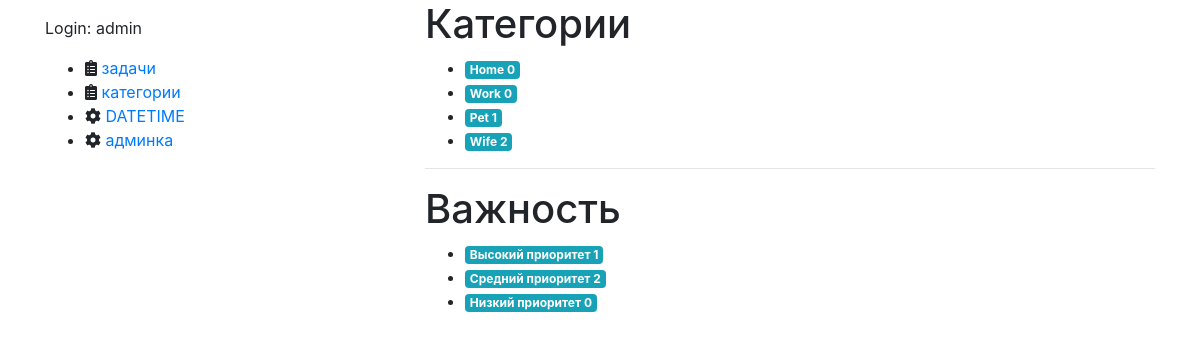
The app's page / (signed in) with its own data.
### tasks/models.py (models this page shows)
class Category(models.Model):
    slug = models.CharField(max_length=128)
    name = models.CharField(max_length=256)
    todos_count = models.PositiveIntegerField(default=0)
    class Meta:
        verbose_name = 'Категория'
        verbose_name_plural = 'Категории'
    def __str__(self):
        return "{} {}".format(self.name, self.todos_count)

class Priority(models.Model):
    PRIORITY_HIGH = 1
    PRIORITY_MEDIUM = 2
    PRIORITY_LOW = 3
    PRIORITY_CHOICES = [
        (PRIORITY_HIGH, "Высокий приоритет"),
        (PRIORITY_MEDIUM, "Средний приоритет"),
        (PRIORITY_LOW, "Низкий приоритет"),
    ]
    prior = models.IntegerField("Важность", choices=PRIORITY_CHOICES, default=PRIORITY_MEDIUM)
    todos_count = models.PositiveIntegerField(default=0)
    class Meta:
        verbose_name = 'Важность'
        verbose_name_plural = 'Важность'
    def __str__(self):
        PRIORITY_CHOICES = {
            1:"Высокий приоритет",
            2:"Средний приоритет",
            3:"Низкий приоритет"
        }
        return PRIORITY_CHOICES[self.prior]

### tasks/views.py (the view)
# urls.py: path("", views.index, name="index"),
def index(request):
    categories = Category.objects.all()
    priorities = Priority.objects.all()
    return render(request, "tasks/index.html", {"categories": categories, "priorities": priorities})

### tasks/templates/tasks/index.html (shortened to what this page needs)
{% extends "base.html" %}
{% load static %}
{% block main_content %}
  <h1>Категории</h1>
  <ul>
  {% for category in categories %}
    <li><span class="badge badge-info">{{ category }}</span></li>
  {% empty %}
    <li>Список пуст. Попробуйте добавить их из админки</li>
  {% endfor %}
  </ul>
  <hr>
  <h1>Важность</h1>
  <ul>
  {% for priority in priorities %}
    <li><span class="badge badge-info">{{ priority }} {{ priority.todos_count }}</span></li>
  {% empty %}
    <li>Список пуст. Попробуйте добавить их из админки</li>
  {% endfor %}
  </ul>
{% endblock %}

### templates/base.html (shortened to what this page needs)
<html>
  <head>
    <link rel="stylesheet" href="https://maxcdn.bootstrapcdn.com/bootstrap/4.0.0/css/bootstrap.min.css">
  <link rel="stylesheet" href="https://use.fontawesome.com/releases/v5.7.0/css/all.css">
  </head>
  <body>
    <div class="container">
      <div class="row">
        <div class="side_bar col">
          {% block side_bar %}
            {% if user.is_authenticated %}
              <p>Login: {{ user.username }}</p>
            {% endif %}
              <ul>
                <li><i class="fas fa-clipboard-list"></i>&nbsp;<a href="{% url "tasks:list" %}">задачи</a></li>
                <li><i class="fas fa-clipboard-list"></i>&nbsp;<a href="{% url "tasks:index" %}">категории</a></li>
                <li><i class="fas fa-cog"></i>&nbsp;<a href='{% url "tasks:date_time" %}'>DATETIME</a></li>
                <li><i class="fas fa-cog"></i>&nbsp;<a href='{% url 'admin:index' %}'>админка</a></li>
              </ul>
          {% endblock %}
        </div>
        <div class="main_content col-8">
          {% block main_content %}
          {% endblock %}
        </div>
      </div>
    </div>
  </body>
</html>

### records on screen
Category: name+todos_count "Home 0"
Category: name+todos_count "Work 0"
Category: name+todos_count "Pet 1"
Category: name+todos_count "Wife 2"
Priority: prior "Высокий приоритет", todos_count "1"
Priority: prior "Средний приоритет", todos_count "2"
Priority: prior "Низкий приоритет", todos_count "0"

### other values on screen
{{ user.username }} "admin"
